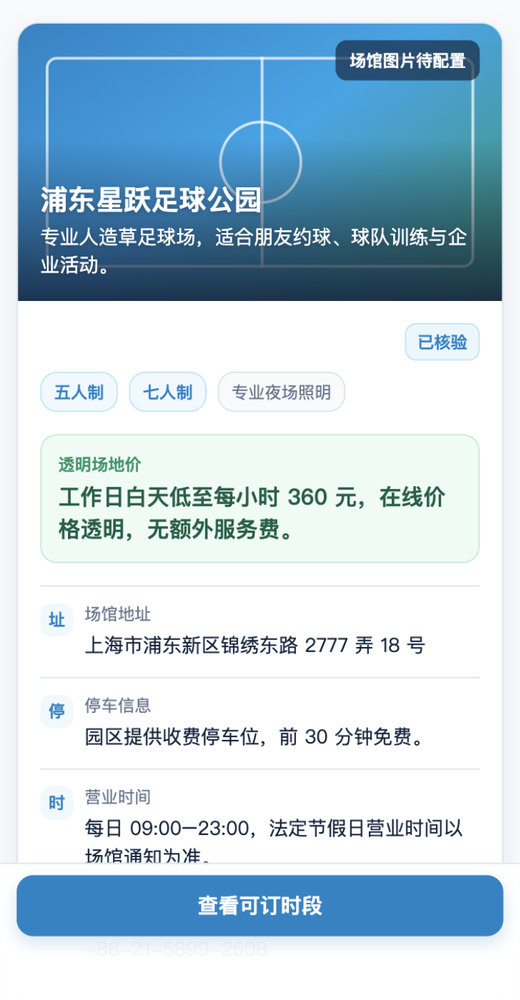
#> input picture artifacts/ui/golden/candidates/cca405f06b2f6542073b36ba8ceb78027dff59ea/venue-home/devtools-375-image-fallback.png, 520 x 1000 px, shrunk from 750 x 1442 before the run
$ python create_visual_review.py ../artifacts/ui/golden/candidates/cca405f06b2f6542073b36ba8ceb78027dff59ea/venue-home/devtools-375-image-fallback.png ../artifacts/ui/golden/candidates/cca405f06b2f6542073b36ba8ceb78027dff59ea/venue-home/devtools-375-ready.png out.png
#> lines starting #> are read from the running program, lines starting #| are printed output that depends on the picture
from argparse import ArgumentParser
from pathlib import Path

from PIL import Image, ImageChops


def create_visual_review(
    reference_path: Path, implementation_path: Path, output_prefix: Path
) -> None:
    with Image.open(reference_path) as reference_source, Image.open(
        implementation_path
    ) as implementation_source:
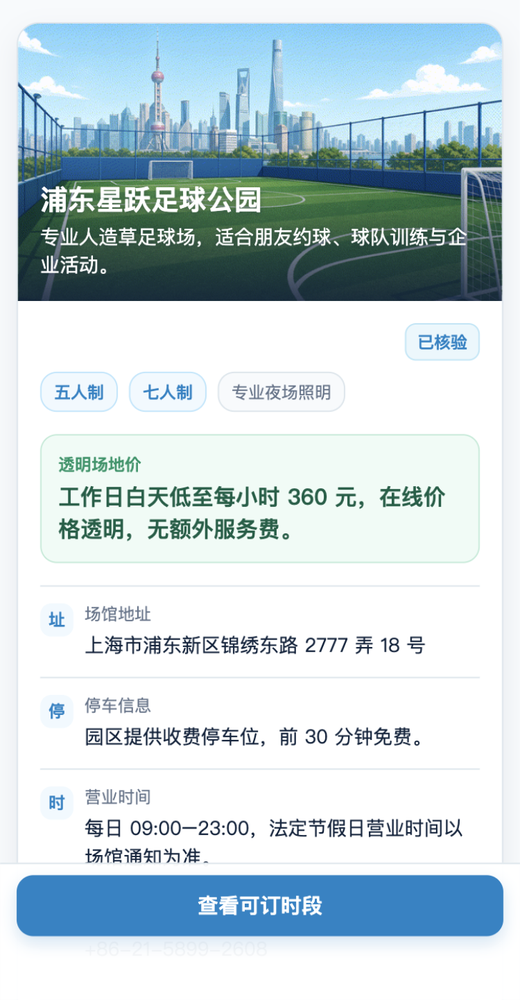
#> input picture artifacts/ui/golden/candidates/cca405f06b2f6542073b36ba8ceb78027dff59ea/venue-home/devtools-375-ready.png, 520 x 1000 px, shrunk from 750 x 1442 before the run
#> reference_source is the input picture: PIL image 520x1000 RGB; mean R, G, B 186.8, 208.8, 222.9
#> implementation_source is the input picture: PIL image 520x1000 RGB; mean R, G, B 198.3, 214.1, 219.9
        if reference_source.size != implementation_source.size:
            raise ValueError(
                "reference and implementation must have the same dimensions: "
                f"{reference_source.size} != {implementation_source.size}"
            )

        reference = reference_source.convert("RGB")
        implementation = implementation_source.convert("RGB")
        width, height = reference.size
#> width = 520; height = 1000
        side_by_side = Image.new("RGB", (width * 2, height))
#> side_by_side: PIL image 1040x1000 RGB; every value is 0
        side_by_side.paste(reference, (0, 0))
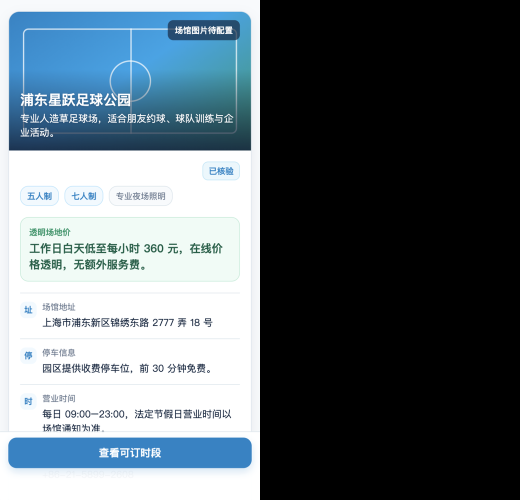
#> side_by_side: PIL image 1040x1000 RGB (shown at 1/2 size); mean R, G, B 93.4, 104.4, 111.5
        side_by_side.paste(implementation, (width, 0))
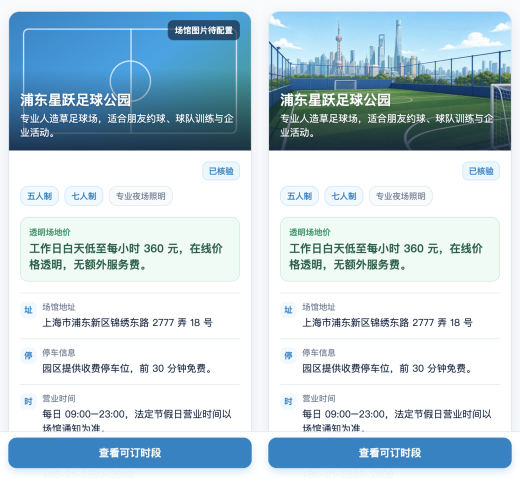
#> side_by_side: PIL image 1040x1000 RGB (shown at 1/2 size); mean R, G, B 192.6, 211.5, 221.4
        overlay = Image.blend(reference, implementation, 0.5)
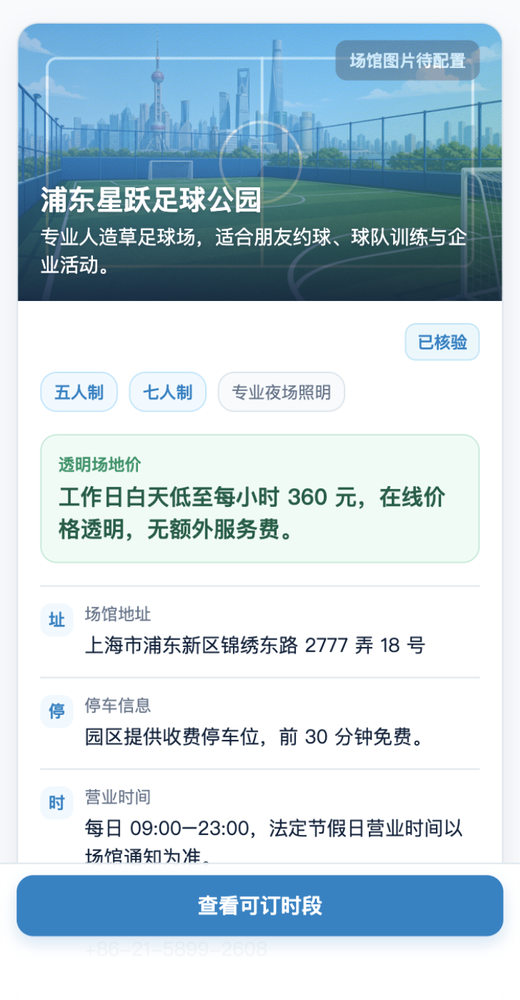
#> overlay: PIL image 520x1000 RGB; mean R, G, B 192.5, 211.4, 221.4
        difference = ImageChops.difference(reference, implementation)
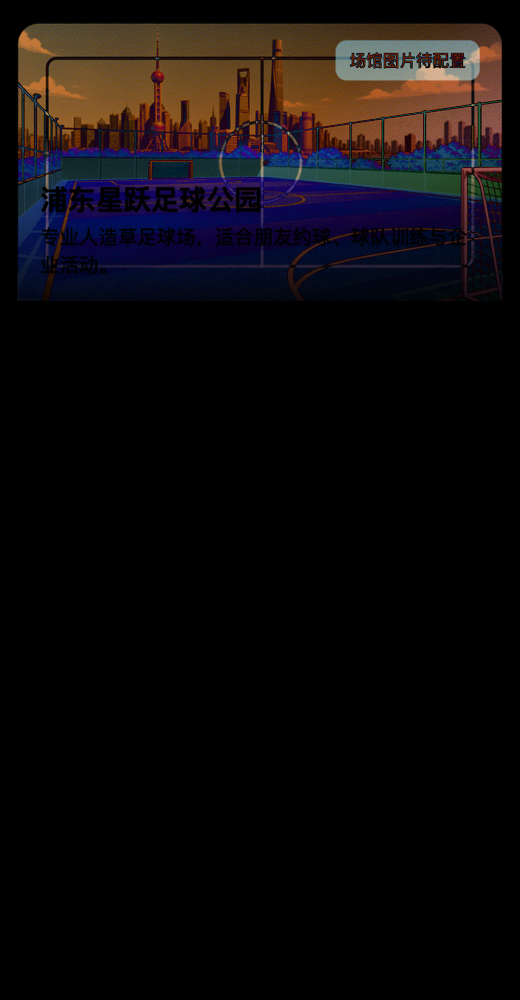
#> difference: PIL image 520x1000 RGB; mean R, G, B 13.9, 10.4, 11.9

        output_prefix.parent.mkdir(parents=True, exist_ok=True)
        side_by_side.save(f"{output_prefix}-side-by-side.png")
        overlay.save(f"{output_prefix}-overlay-50.png")
        difference.save(f"{output_prefix}-difference.png")


def main() -> None:
    parser = ArgumentParser(description="Create same-size visual review evidence.")
    parser.add_argument("reference", type=Path)
    parser.add_argument("implementation", type=Path)
    parser.add_argument("output_prefix", type=Path)
    arguments = parser.parse_args()
    create_visual_review(
        arguments.reference, arguments.implementation, arguments.output_prefix
    )


if __name__ == "__main__":
    main()
